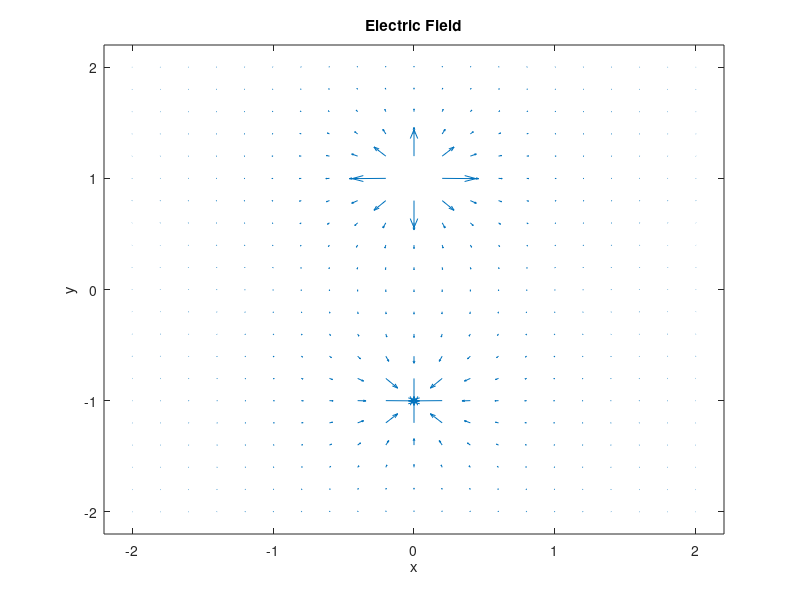

The MATLAB script that drew this image:
% ECE 602 EC
% 
% Consider an electric dipole in free space on the x-y plane with a positive charge Q 
% located at +b on y-axis and a negative charge Q located at -b on y-axis. 
% 
% Derive the Electric Field for a general point on the x-y plane (E(x, y, 0)). 
% Submit your derivation as a pdf file in Canvas. 
% 
% Plot the Electric Field in Matlab using Q = 4πε Coulombs and b = 1 meter. 
% Submit your Matlab file (*.m) in Canvas. 


% Only simulates dipole with equal an opposite charge at each end. 
% Only works when -2 < x, y < 2

% epsilon = 1;    % permittivity
% Q = 4 * pi * epsilon;   % Coulomb
% b = 1;  % meter

% counter variable keeping track of next matrix position to be filled
i = 1;

A=0;    % x-coordinate of negative end of dipole
C=0;    % x-coordinate of positive end of dipole
B=1;    % y-coordinate of either end of dipole (0, 1)+, (0, -1)-

% empty matrix of every possible data point at a resolution (21x21)
Field = zeros(4, 441);  

% for every position in the x-direction
for D=-2:0.2:2

    % for every position in the y- direction
    for E=-2:0.2:2
        
        F=((D-A)^2+(E+B)^2)^1.5;
        G=((D-C)^2+(E-B)^2)^1.5;
        H=(D-A)/F;
        I=(E+B)/F;
        J=(D-C)/G;
        K=(E-B)/G;

        L=J-H;  % a-x-hat
        M=K-I;  % a-y-hat

        % add data point to matrix
        vector = [D; E; L; M];
        Field(:, i) = vector;

        % increment counter
        i = i + 1;
    end
end

% The first two rows of the matrix are the x and y of the data point.
% The last two rows are the vectors of each induvidual data point.
quiver(Field(1, :), Field(2, :), Field(3, :), Field(4, :));

axis([-2.2 2.2 -2.2 2.2]);
title('Electric Field');
xlabel('x');
ylabel('y');